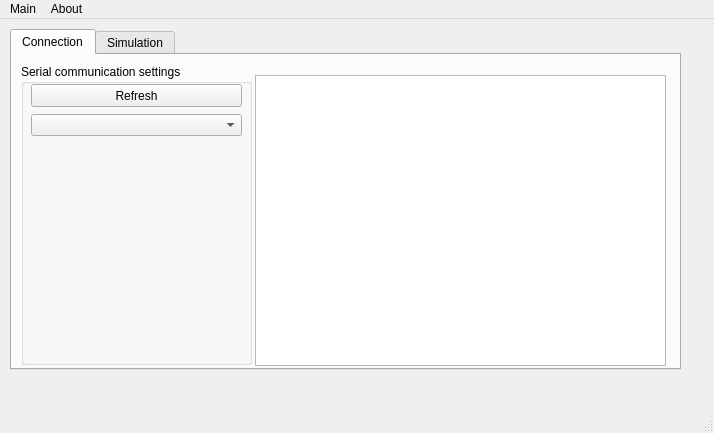
<?xml version="1.0" encoding="UTF-8"?>
<ui version="4.0">
 <class>MainWindow</class>
 <widget class="QMainWindow" name="MainWindow">
  <property name="geometry">
   <rect>
    <x>0</x>
    <y>0</y>
    <width>714</width>
    <height>433</height>
   </rect>
  </property>
  <property name="windowTitle">
   <string>Simulator</string>
  </property>
  <property name="locale">
   <locale language="English" country="UnitedKingdom"/>
  </property>
  <widget class="QWidget" name="centralwidget">
   <property name="locale">
    <locale language="English" country="UnitedKingdom"/>
   </property>
   <widget class="QTabWidget" name="tabWidget">
    <property name="geometry">
     <rect>
      <x>10</x>
      <y>10</y>
      <width>671</width>
      <height>341</height>
     </rect>
    </property>
    <property name="toolTipDuration">
     <number>0</number>
    </property>
    <property name="currentIndex">
     <number>0</number>
    </property>
    <widget class="QWidget" name="Connection">
     <attribute name="title">
      <string>Connection</string>
     </attribute>
     <widget class="QGroupBox" name="serialSettings">
      <property name="geometry">
       <rect>
        <x>9</x>
        <y>9</y>
        <width>231</width>
        <height>301</height>
       </rect>
      </property>
      <property name="title">
       <string>Serial communication settings</string>
      </property>
      <widget class="QComboBox" name="availablePorts">
       <property name="geometry">
        <rect>
         <x>10</x>
         <y>50</y>
         <width>211</width>
         <height>22</height>
        </rect>
       </property>
      </widget>
      <widget class="QPushButton" name="refreshAvailablePorts">
       <property name="geometry">
        <rect>
         <x>10</x>
         <y>20</y>
         <width>211</width>
         <height>23</height>
        </rect>
       </property>
       <property name="text">
        <string>Refresh</string>
       </property>
      </widget>
     </widget>
     <widget class="QPlainTextEdit" name="plainTextEdit">
      <property name="geometry">
       <rect>
        <x>243</x>
        <y>20</y>
        <width>411</width>
        <height>291</height>
       </rect>
      </property>
     </widget>
    </widget>
    <widget class="QWidget" name="Simulation">
     <attribute name="title">
      <string>Simulation</string>
     </attribute>
     <widget class="QWidget" name="gridLayoutWidget">
      <property name="geometry">
       <rect>
        <x>10</x>
        <y>10</y>
        <width>317</width>
        <height>71</height>
       </rect>
      </property>
      <layout class="QGridLayout" name="gridLayout">
       <item row="0" column="1">
        <widget class="QLabel" name="positionLabel">
         <property name="text">
          <string>Position</string>
         </property>
         <property name="alignment">
          <set>Qt::AlignCenter</set>
         </property>
        </widget>
       </item>
       <item row="1" column="4">
        <widget class="QLineEdit" name="engineField"/>
       </item>
       <item row="1" column="1">
        <widget class="QLineEdit" name="positionField">
         <property name="readOnly">
          <bool>true</bool>
         </property>
        </widget>
       </item>
       <item row="1" column="2">
        <widget class="QLineEdit" name="speedField">
         <property name="readOnly">
          <bool>true</bool>
         </property>
        </widget>
       </item>
       <item row="1" column="3">
        <widget class="QLineEdit" name="fuelField">
         <property name="readOnly">
          <bool>true</bool>
         </property>
        </widget>
       </item>
       <item row="0" column="3">
        <widget class="QLabel" name="fuelLabel">
         <property name="text">
          <string>Fuel</string>
         </property>
         <property name="alignment">
          <set>Qt::AlignCenter</set>
         </property>
        </widget>
       </item>
       <item row="0" column="2">
        <widget class="QLabel" name="speedLabel">
         <property name="text">
          <string>Speed</string>
         </property>
         <property name="alignment">
          <set>Qt::AlignCenter</set>
         </property>
        </widget>
       </item>
       <item row="0" column="0">
        <widget class="QLabel" name="timeLabel">
         <property name="text">
          <string>Time</string>
         </property>
         <property name="alignment">
          <set>Qt::AlignCenter</set>
         </property>
        </widget>
       </item>
       <item row="1" column="0">
        <widget class="QLineEdit" name="timeField">
         <property name="readOnly">
          <bool>true</bool>
         </property>
        </widget>
       </item>
       <item row="2" column="0" colspan="5">
        <widget class="QPushButton" name="makeStepButton">
         <property name="text">
          <string>Make Simulation &amp;Step!</string>
         </property>
        </widget>
       </item>
       <item row="0" column="4">
        <widget class="QLabel" name="engineLabel">
         <property name="text">
          <string>Engine</string>
         </property>
         <property name="alignment">
          <set>Qt::AlignCenter</set>
         </property>
        </widget>
       </item>
      </layout>
     </widget>
    </widget>
   </widget>
  </widget>
  <widget class="QMenuBar" name="menuBar">
   <property name="geometry">
    <rect>
     <x>0</x>
     <y>0</y>
     <width>714</width>
     <height>21</height>
    </rect>
   </property>
   <widget class="QMenu" name="menuMain">
    <property name="title">
     <string>Main</string>
    </property>
    <addaction name="actionImport_Settings"/>
    <addaction name="actionExport_Settings"/>
    <addaction name="separator"/>
    <addaction name="actionClose"/>
   </widget>
   <widget class="QMenu" name="menuAbout">
    <property name="title">
     <string>About</string>
    </property>
    <addaction name="actionAbout"/>
   </widget>
   <addaction name="menuMain"/>
   <addaction name="menuAbout"/>
  </widget>
  <widget class="QStatusBar" name="statusBar"/>
  <action name="actionClose">
   <property name="text">
    <string>Close</string>
   </property>
  </action>
  <action name="actionAbout">
   <property name="text">
    <string>About</string>
   </property>
  </action>
  <action name="actionImport_Settings">
   <property name="text">
    <string>Import Settings</string>
   </property>
  </action>
  <action name="actionExport_Settings">
   <property name="text">
    <string>Export Settings</string>
   </property>
  </action>
 </widget>
 <resources/>
 <connections>
  <connection>
   <sender>actionClose</sender>
   <signal>triggered()</signal>
   <receiver>MainWindow</receiver>
   <slot>close()</slot>
   <hints>
    <hint type="sourcelabel">
     <x>-1</x>
     <y>-1</y>
    </hint>
    <hint type="destinationlabel">
     <x>342</x>
     <y>194</y>
    </hint>
   </hints>
  </connection>
 </connections>
</ui>
